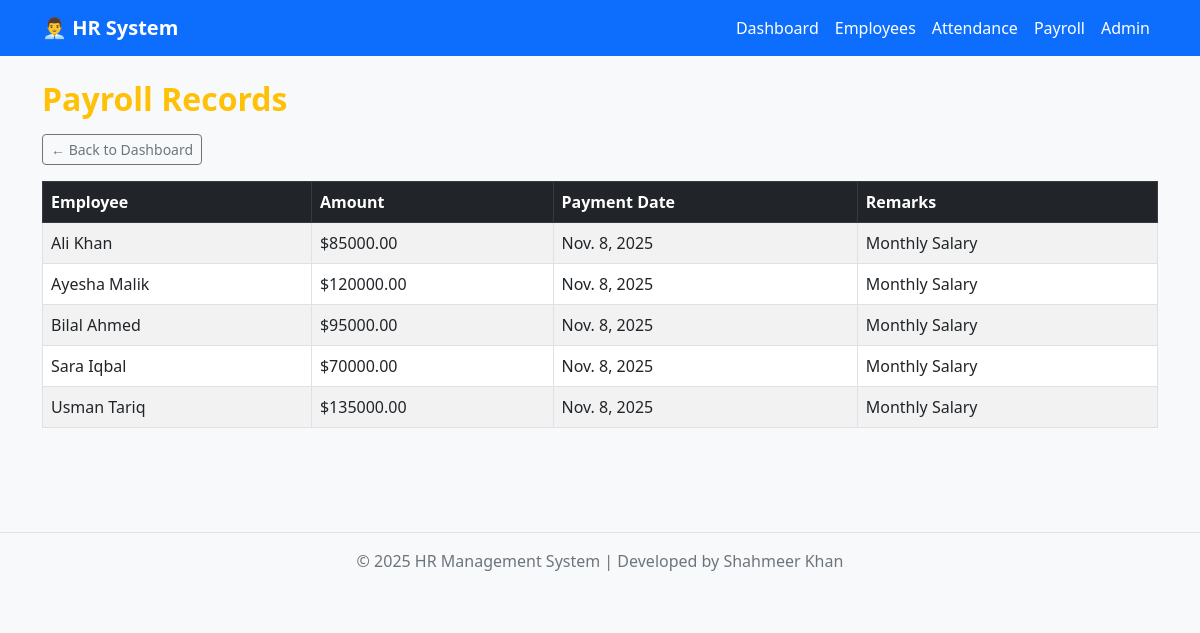
Screenshot of /payroll/ with the database file from the repository.
### hr/models.py (models this page shows, shortened)
class Payroll(models.Model):
    employee = models.ForeignKey(Employee, on_delete=models.CASCADE, related_name='payroll')
    payment_date = models.DateField()
    amount = models.DecimalField(max_digits=10, decimal_places=2)
    remarks = models.TextField(blank=True, null=True)

class Employee(models.Model):
    emp_id = models.AutoField(primary_key=True)
    name = models.CharField(max_length=100)
    position = models.CharField(max_length=100)
    department = models.CharField(max_length=100)
    email = models.EmailField(unique=True)
    salary = models.DecimalField(max_digits=10, decimal_places=2)
    date_joined = models.DateField()

### hr/views.py (the view)
# urls.py: path('payroll/', views.payroll_list, name='payroll_list'),
def payroll_list(request):
    payroll = Payroll.objects.select_related('employee').all().order_by('-payment_date')
    return render(request, 'hr/payroll.html', {'payroll': payroll})

### hr/templates/hr/payroll.html
{% extends 'hr/base.html' %}
{% block content %}
<h2 class="fw-bold text-warning mb-3">Payroll Records</h2>
<a href="/" class="btn btn-outline-secondary btn-sm mb-3">&larr; Back to Dashboard</a>
<div class="table-responsive">
  <table class="table table-striped table-bordered align-middle">
    <thead class="table-dark">
      <tr>
        <th>Employee</th>
        <th>Amount</th>
        <th>Payment Date</th>
        <th>Remarks</th>
      </tr>
    </thead>
    <tbody>
      {% for p in payroll %}
      <tr>
        <td>{{ p.employee.name }}</td>
        <td>${{ p.amount }}</td>
        <td>{{ p.payment_date }}</td>
        <td>{{ p.remarks }}</td>
      </tr>
      {% empty %}
      <tr><td colspan="4" class="text-center text-muted">No payroll records yet.</td></tr>
      {% endfor %}
    </tbody>
  </table>
</div>
{% endblock %}

### hr/templates/hr/base.html (style rules this page uses)
body { background-color: #f8f9fa; font-family: 'Segoe UI', Tahoma, Geneva, Verdana, sans-serif; }

### rows the page displays
Payroll: employee.name "Ali Khan", amount "85000.00", payment_date "Nov. 8, 2025", remarks "Monthly Salary"
Payroll: employee.name "Ayesha Malik", amount "120000.00", payment_date "Nov. 8, 2025", remarks "Monthly Salary"
Payroll: employee.name "Bilal Ahmed", amount "95000.00", payment_date "Nov. 8, 2025", remarks "Monthly Salary"
Payroll: employee.name "Sara Iqbal", amount "70000.00", payment_date "Nov. 8, 2025", remarks "Monthly Salary"
Payroll: employee.name "Usman Tariq", amount "135000.00", payment_date "Nov. 8, 2025", remarks "Monthly Salary"
